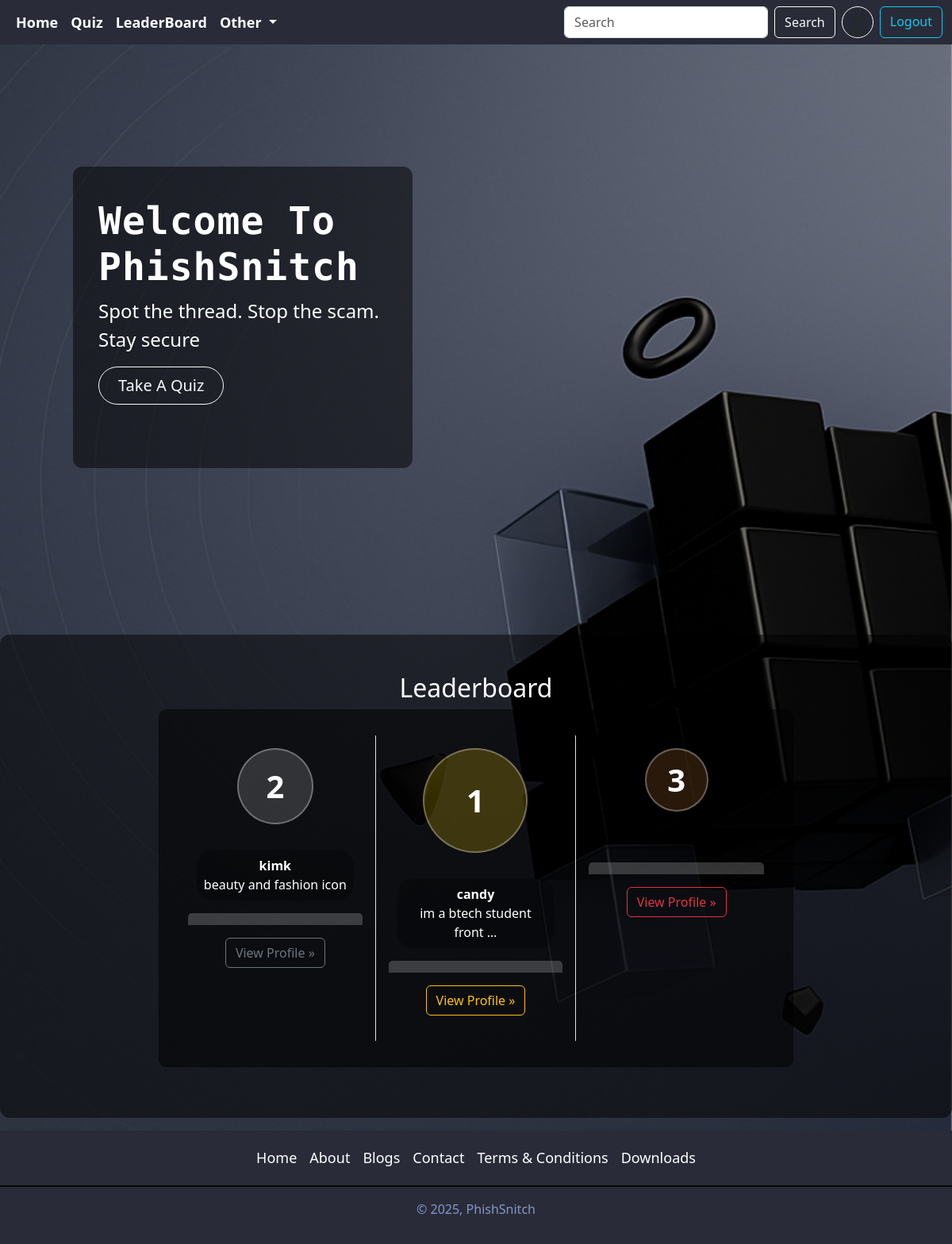
The app's page / (signed in), older data.
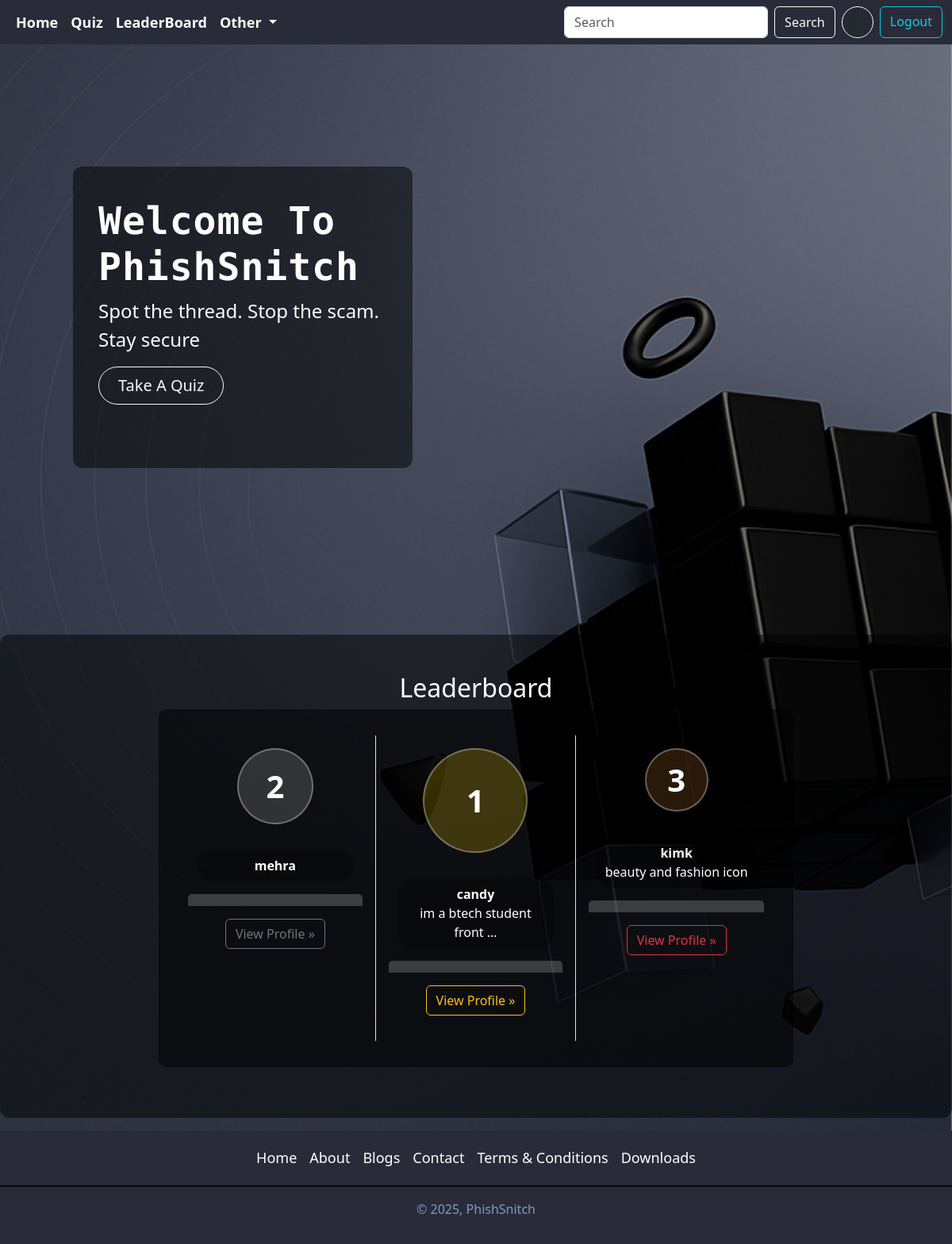
The same page, newer data.
### quiz/models.py (models this page shows, shortened)
class UserRank(models.Model):
    user=models.OneToOneField(User,on_delete=models.CASCADE)
    rank=models.IntegerField(null=True,blank=True)
    total_score=models.IntegerField(null=True,blank=True)

### accounts/models.py (models this page shows, shortened)
class Profile(models.Model):
    user=models.OneToOneField(User, on_delete=models.CASCADE,null=True,verbose_name='User_Object')
    bio=models.TextField(blank=True,null=True)
    profile_image=models.ImageField(upload_to='profile_images',default='userdefault.png',blank=True,null=True,verbose_name='Profile_Pic')
    location=models.CharField(max_length=100,blank=True,null=True)
    GENDER=(
        ('Male','Male'),
        ('Female','Female'),
        ('Other','Other')
    )
    gender=models.CharField(max_length=6,choices=GENDER,blank=True,null=True)
    rank=models.IntegerField(null=True,blank=True,editable=True,default=0)
    total_score = models.IntegerField(default=0)

### base/views.py (the view)
# urls.py: path('',views.home,name='home'),
def home(request):
    leaderboard_users=UserRank.objects.order_by('rank')[:3]
    context = {"leaderboard_users":leaderboard_users}
    return render(request, 'welcome.html', context)

### templates/welcome.html (shortened to what this page needs)
{% extends "index.html" %}
{% block body_class %}home-page{% endblock %}
{% load static %}
{% block content %}
<div class="responsive-bg "  >
   <div class="container-fluid min-vh-100 d-flex justify-content-center align-items-center ">
   <div class="three-column-row w-100 ">
        <div class="left-column  col-12 col-lg-6 d-flex justify-content-center justify-content-lg-start align-items-center">
            <div class="left-content mx-3 mx-lg-5">
                <h1 class="custom-heading display-5 fw-bold my-2 text-white">Welcome To PhishSnitch</h1>
                <p class="text-white fs-4">Spot the thread. Stop the scam. Stay secure</p>
                <div class=" d-inline-flex gap-2 mb-5">
                    <a href="{% url 'category_view' %}" class="btn btn-outline-light align-item-center btn-lg px-4 rounded-pill" type="button">
                        Take A Quiz
                    </a>
                </div>
            </div>
        </div>
        <div class="right-column"></div>
    </div>
   </div>
    <div class="container-fluid left-content mb-3 py-5">
    <h2 class="text-center text-white">Leaderboard</h2>
    <div class="card mb-3 mx-auto g-0" style="max-width: 800px;">
          <div class="row row-cols-1 row-cols-md-3">
  {% if leaderboard_users|length == 0 %}
    <div class="col-12 text-center text-danger py-4">
      <h4>No Users Available on leaderboard</h4>
    </div>
  {% else %}
    <div class="col border-end p-3">
      <div class="pedestal place2">
        <div class="pedestal-user">2</div>
        <div class="pedestal-info">
          <strong>{{ leaderboard_users.1.user.username }}</strong>
          <div>{{ leaderboard_users.1.user.profile.bio|truncatewords:5 }}</div>
        </div>
        <div class="pedestal-base"></div>
        <p><a class="btn btn-outline-secondary mt-3" href="{% url 'profile' leaderboard_users.0.user.username %}">View Profile »</a></p>
      </div>
    </div>
    <div class="col border-end p-3">
      <div class="pedestal place1">
        <div class="pedestal-user">1</div>
        <div class="pedestal-info">
          <strong>{{ leaderboard_users.0.user.username }}</strong>
          <div>{{ leaderboard_users.0.user.profile.bio|truncatewords:5 }}</div>
        </div>
        <div class="pedestal-base"></div>
        <p><a class="btn btn-outline-warning mt-3" href="{% url 'profile' leaderboard_users.0.user.username %}">View Profile »</a></p>
      </div>
    </div>
    <div class="col p-3">
      <div class="pedestal place3">
        <div class="pedestal-user">3</div>
        <div class="pedestal-info">
          <strong>{{ leaderboard_users.2.user.username }}</strong>
          <div>{{ leaderboard_users.2.user.profile.bio|truncatewords:5 }}</div>
        </div>
        <div class="pedestal-base"></div>
        <p><a class="btn btn-outline-danger mt-3" href="{% url 'profile' leaderboard_users.0.user.username %}">View Profile »</a></p>
      </div>
    </div>
  {% endif %}
</div>
    </div>
    </div>
</div>
{% endblock content %}

Row changes from the older to the newer data that the page shows:
added UserRank: user.username "mehra"
changed UserRank "kimk": user.username (not shown) → "kimk"
Text that changed along with them:
{{ leaderboard_users.1.user.username }}: "kimk" → "mehra"
